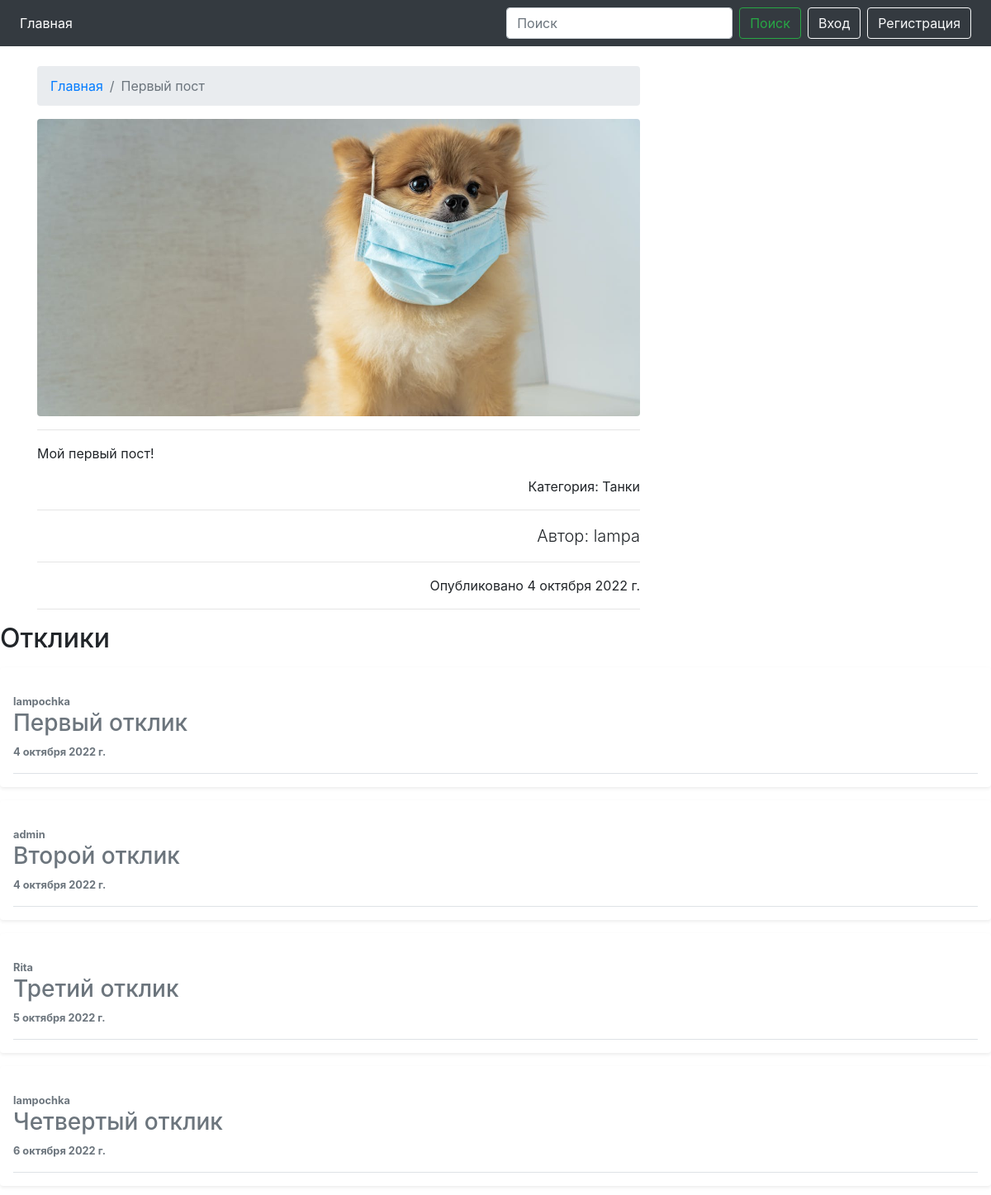
The page /1 on the database its author committed.
### news/models.py (models this page shows, shortened)
class Post(models.Model):
    title = models.CharField(max_length=200)
    content = RichTextUploadingField()
    image = models.ImageField()
    created_at = models.DateField(default=timezone.now)
    user = models.ForeignKey(User, on_delete=models.CASCADE, related_name='author')
    categories = models.ForeignKey(Category, on_delete=models.CASCADE, verbose_name='Категория')

class Category(models.Model):
    name = models.CharField(max_length=20, unique=True)
    def __str__(self):
        return self.name

class Comment(models.Model):
    post = models.ForeignKey(Post, on_delete=models.CASCADE, related_name='comments')
    user = models.ForeignKey(User, on_delete=models.CASCADE)
    text = models.TextField(max_length=255,  verbose_name='Текст')
    comment_data = models.DateField(auto_now_add=True)
    accepted = models.BooleanField(default=False, verbose_name='Принято')
    def is_accept(self):
        return self.accepted

### news/views.py (the view, shortened to what this page needs)
# urls.py: path('<int:pk>', NewsDetail.as_view(), name='news'),
class NewsDetail(FormMixin, DetailView):
    model = Post
    template_name = 'news.html'
    context_object_name = 'news'
    form_class = CommentForm
    queryset = Post.objects.all()

### news/forms.py
class CommentForm(forms.ModelForm):
    class Meta:
        model = Comment
        fields = ('text',)
        widgets = {
            'text': forms.Textarea(attrs={
                'class': 'form-control',
                'rows': 3
            }),
        }

### templates/news.html (shortened to what this page needs)
{% extends './base.html' %}
{% load static %}
{% block content %}
<div class="container">
    <div class="row">
        <div class="col-lg-8">
            <nav aria-label="breadcrumb" class="mt-4">
                <ol class="breadcrumb">
                    <li class="breadcrumb-item"><a href="{% url 'index' %}">Главная</a></li>
                    <li class="breadcrumb-item active" aria-current="page">{{ news.title }}</li>
                </ol>
            </nav>
            <img class="img-fluid rounded " src="{{ news.image.url }}" alt="">
            <hr>
            <p class="lead">
            {{ news.content|safe }}
            </p>
            <p class="lead">
            <p class="text-right">Категория: {{ news.categories }}</p>
            </p>
            <hr>
            <p class="lead text-right">Автор: {{ news.user }}</p>
            <hr>
            <p class="text-right">Опубликовано {{ news.created_at }}</p>
            <hr>
        </div>
    </div>
</div>
<h2 style="text-align: left;">Отклики</h2>
{% for com in news.comments.all %}
{% if com.is_accept or user == news.author %}
<div class="my-3 p-3 bg-body rounded shadow-sm">
    <div class="d-flex text-muted pt-3">
        <div class="pb-3 mb-0 small lh-sm border-bottom w-100">
            <div class="d-flex justify-content-between">
                <strong class="text-gray-dark">{{ com.user }}</strong>
            </div>
            <span class="d-block"><h3 style="text-align: left;">{{ com.text }}</h3></span>
            <strong class="text-gray-dark">{{ com.comment_data }}</strong>
            {% endif %}
        </div>
    </div>
</div>
{% endfor %}
{% endblock content %}

### static/css/style.css (style rules this page uses)
body { margin-bottom: 60px; }
html { position: relative; min-height: 100%; }

### rows shown on the page
Post: title "Первый пост", image (picture), content "Мой первый пост!", categories "Танки", user "lampa", created_at "4 октября 2022 г."
Comment: user "lampochka", text "Первый отклик", comment_data "4 октября 2022 г."
Comment: user "admin", text "Второй отклик", comment_data "4 октября 2022 г."
Comment: user "Rita", text "Третий отклик", comment_data "5 октября 2022 г."
Comment: user "lampochka", text "Четвертый отклик", comment_data "6 октября 2022 г."
